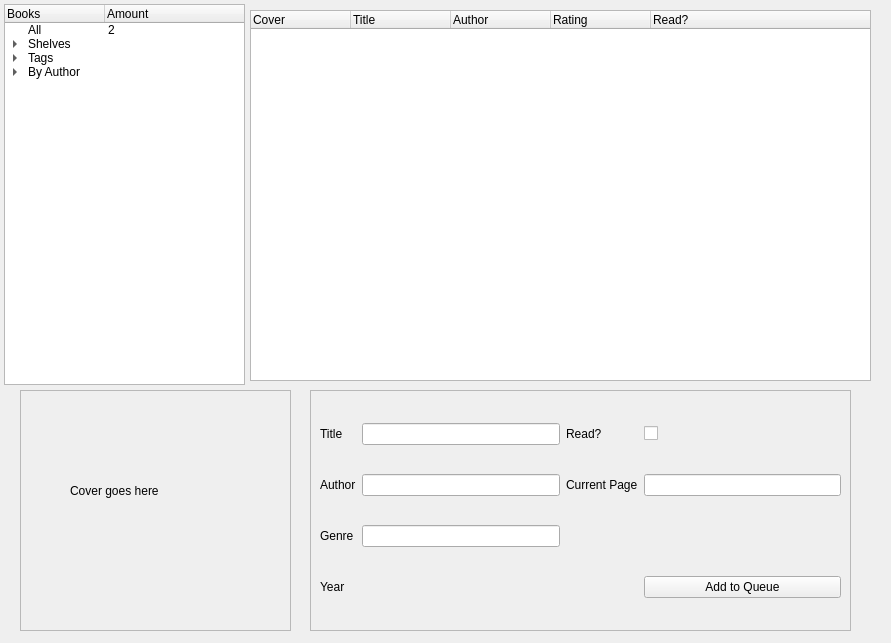
<?xml version="1.0" encoding="UTF-8"?>
<ui version="4.0">
 <class>Form</class>
 <widget class="QWidget" name="Form">
  <property name="geometry">
   <rect>
    <x>0</x>
    <y>0</y>
    <width>891</width>
    <height>643</height>
   </rect>
  </property>
  <property name="windowTitle">
   <string>Form</string>
  </property>
  <widget class="QTreeWidget" name="treeWidget">
   <property name="geometry">
    <rect>
     <x>4</x>
     <y>4</y>
     <width>241</width>
     <height>381</height>
    </rect>
   </property>
   <attribute name="headerVisible">
    <bool>true</bool>
   </attribute>
   <attribute name="headerCascadingSectionResizes">
    <bool>false</bool>
   </attribute>
   <attribute name="headerStretchLastSection">
    <bool>true</bool>
   </attribute>
   <attribute name="headerCascadingSectionResizes">
    <bool>false</bool>
   </attribute>
   <attribute name="headerVisible">
    <bool>true</bool>
   </attribute>
   <attribute name="headerStretchLastSection">
    <bool>true</bool>
   </attribute>
   <column>
    <property name="text">
     <string>Books</string>
    </property>
   </column>
   <column>
    <property name="text">
     <string>Amount</string>
    </property>
   </column>
   <item>
    <property name="text">
     <string>All</string>
    </property>
    <property name="text">
     <string>2</string>
    </property>
   </item>
   <item>
    <property name="text">
     <string>Shelves</string>
    </property>
    <item>
     <property name="text">
      <string>Sci fi</string>
     </property>
     <property name="text">
      <string>1</string>
     </property>
    </item>
    <item>
     <property name="text">
      <string>Novel</string>
     </property>
     <property name="text">
      <string>1</string>
     </property>
    </item>
    <item>
     <property name="text">
      <string>Horror</string>
     </property>
     <property name="text">
      <string>0</string>
     </property>
    </item>
   </item>
   <item>
    <property name="text">
     <string>Tags</string>
    </property>
    <item>
     <property name="text">
      <string>Read</string>
     </property>
     <property name="text">
      <string>1</string>
     </property>
    </item>
    <item>
     <property name="text">
      <string>Unread</string>
     </property>
     <property name="text">
      <string>1</string>
     </property>
    </item>
   </item>
   <item>
    <property name="text">
     <string>By Author</string>
    </property>
    <item>
     <property name="text">
      <string>Ray Bradbury</string>
     </property>
     <property name="text">
      <string>2</string>
     </property>
    </item>
   </item>
  </widget>
  <widget class="QTreeWidget" name="tw_books">
   <property name="geometry">
    <rect>
     <x>250</x>
     <y>10</y>
     <width>621</width>
     <height>371</height>
    </rect>
   </property>
   <column>
    <property name="text">
     <string>Cover</string>
    </property>
   </column>
   <column>
    <property name="text">
     <string>Title</string>
    </property>
   </column>
   <column>
    <property name="text">
     <string>Author</string>
    </property>
   </column>
   <column>
    <property name="text">
     <string>Rating</string>
    </property>
   </column>
   <column>
    <property name="text">
     <string>Read?</string>
    </property>
   </column>
  </widget>
  <widget class="QFrame" name="frame">
   <property name="geometry">
    <rect>
     <x>20</x>
     <y>390</y>
     <width>271</width>
     <height>241</height>
    </rect>
   </property>
   <property name="frameShape">
    <enum>QFrame::StyledPanel</enum>
   </property>
   <property name="frameShadow">
    <enum>QFrame::Raised</enum>
   </property>
   <widget class="QLabel" name="label_14">
    <property name="geometry">
     <rect>
      <x>50</x>
      <y>70</y>
      <width>131</width>
      <height>61</height>
     </rect>
    </property>
    <property name="text">
     <string>Cover goes here</string>
    </property>
   </widget>
  </widget>
  <widget class="QFrame" name="frame_2">
   <property name="geometry">
    <rect>
     <x>310</x>
     <y>390</y>
     <width>541</width>
     <height>241</height>
    </rect>
   </property>
   <property name="frameShape">
    <enum>QFrame::StyledPanel</enum>
   </property>
   <property name="frameShadow">
    <enum>QFrame::Raised</enum>
   </property>
   <layout class="QGridLayout" name="gridLayout_2">
    <property name="sizeConstraint">
     <enum>QLayout::SetDefaultConstraint</enum>
    </property>
    <item row="0" column="0">
     <widget class="QLabel" name="label_8">
      <property name="text">
       <string>Title</string>
      </property>
     </widget>
    </item>
    <item row="0" column="1">
     <widget class="QLineEdit" name="lineEdit_6"/>
    </item>
    <item row="0" column="2">
     <widget class="QLabel" name="label_9">
      <property name="text">
       <string>Read?</string>
      </property>
     </widget>
    </item>
    <item row="0" column="3">
     <widget class="QCheckBox" name="checkBox_2">
      <property name="text">
       <string/>
      </property>
     </widget>
    </item>
    <item row="2" column="0">
     <widget class="QLabel" name="label_10">
      <property name="text">
       <string>Author</string>
      </property>
     </widget>
    </item>
    <item row="2" column="1">
     <widget class="QLineEdit" name="lineEdit_7"/>
    </item>
    <item row="2" column="3">
     <widget class="QLineEdit" name="lineEdit_8"/>
    </item>
    <item row="3" column="0">
     <widget class="QLabel" name="label_11">
      <property name="text">
       <string>Genre</string>
      </property>
     </widget>
    </item>
    <item row="3" column="1">
     <widget class="QLineEdit" name="lineEdit_9"/>
    </item>
    <item row="4" column="0">
     <widget class="QLabel" name="label_12">
      <property name="text">
       <string>Year</string>
      </property>
     </widget>
    </item>
    <item row="2" column="2">
     <widget class="QLabel" name="label_13">
      <property name="text">
       <string>Current Page</string>
      </property>
     </widget>
    </item>
    <item row="4" column="3">
     <widget class="QPushButton" name="pushButton_2">
      <property name="text">
       <string>Add to Queue</string>
      </property>
     </widget>
    </item>
   </layout>
  </widget>
 </widget>
 <resources/>
 <connections/>
</ui>
